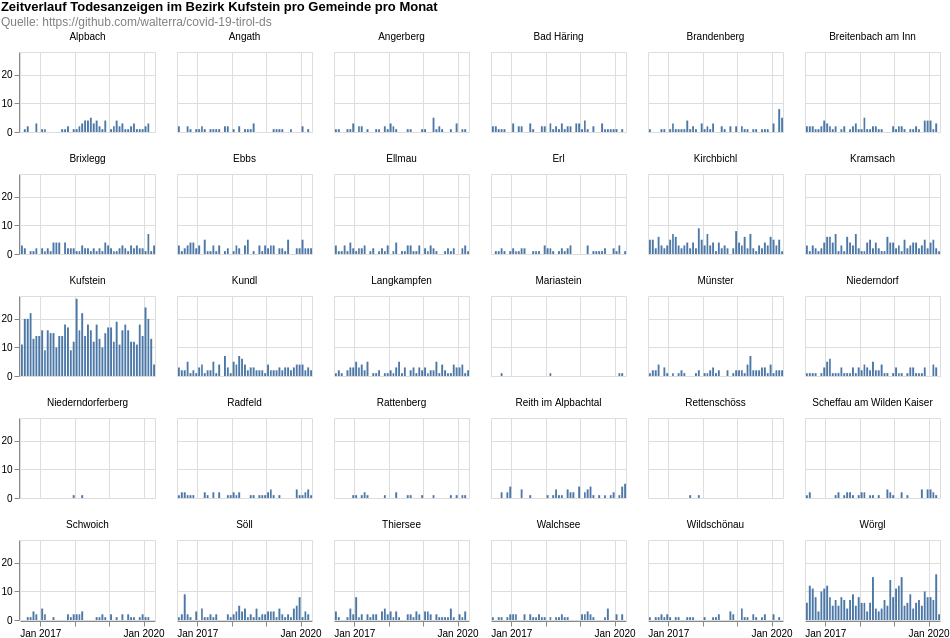

Express this chart as Vega-Lite.
### Vega-Lite specification from a JSON file in a GitHub repository (floating-point values rounded to 4 significant figures; data arrays with more than 128 entries replaced by an {"elided": "..."} marker saying what was removed)
{"$schema": "https://vega.github.io/schema/vega-lite/v4.8.1.json", "columns": 6, "config": {"view": {"continuousHeight": 300, "continuousWidth": 400}}, "data": {"name": "data-fd148ee7f676153c792bf4ad6cd1fef4"}, "datasets": {"data-fd148ee7f676153c792bf4ad6cd1fef4": {"elided": "2655 records"}}, "facet": {"field": "municipaly", "title": null, "type": "nominal"}, "padding": 0, "spec": {"layer": [{"encoding": {"tooltip": [{"field": "date", "timeUnit": "yearmonth", "type": "temporal"}, {"aggregate": "sum", "field": "count", "type": "quantitative"}], "x": {"field": "date", "timeUnit": "yearmonth", "title": null, "type": "temporal"}, "y": {"aggregate": "sum", "field": "count", "title": null, "type": "quantitative"}}, "height": 80, "mark": "bar", "width": 135}]}, "title": {"color": "black", "subtitle": ["Quelle: https://github.com/walterra/covid-19-tirol-ds"], "subtitleColor": "gray", "text": ["Zeitverlauf Todesanzeigen im Bezirk Kufstein pro Gemeinde pro Monat"]}}
